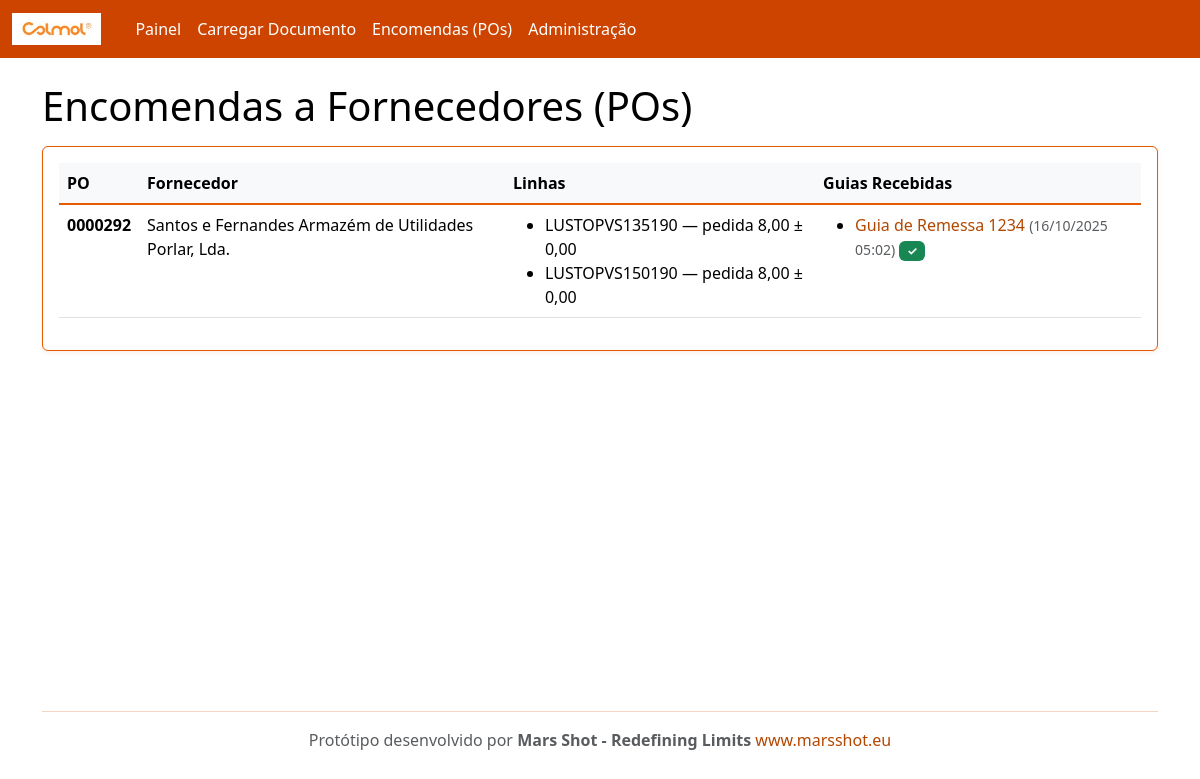
Page /po/ on the committed database.
### rececao/models.py (models this page shows, shortened)
class PurchaseOrder(models.Model):
    number = models.CharField(max_length=100, unique=True)
    supplier = models.ForeignKey(Supplier, on_delete=models.CASCADE, related_name='purchase_orders')
    created_at = models.DateTimeField(auto_now_add=True)
    @property
    def is_complete(self):
        lines = self.lines.all()
        if not lines.exists():
            return False
        return all(line.is_complete for line in lines)

class Supplier(models.Model):
    name = models.CharField(max_length=200, unique=True)
    email = models.EmailField(blank=True, null=True)
    code = models.CharField(max_length=50, unique=True)

class POLine(models.Model):
    po = models.ForeignKey(PurchaseOrder, on_delete=models.CASCADE, related_name='lines')
    internal_sku = models.CharField(max_length=120)  # código interno Colmol
    description = models.CharField(max_length=255, blank=True)
    unit = models.CharField(max_length=20, default='UN')
    qty_ordered = models.DecimalField(max_digits=12, decimal_places=2)
    qty_received = models.DecimalField(max_digits=12, decimal_places=2, default=0)
    tolerance = models.DecimalField(max_digits=6, decimal_places=2, default=0)  # tolerância admitida
    class Meta:
        unique_together = ('po','internal_sku')
    @property
    def qty_remaining(self):
        return self.qty_ordered - self.qty_received
    @property
    def is_complete(self):
        return self.qty_remaining <= 0

class InboundDocument(models.Model):
    DOC_TYPES = (
        ('GR','Guia de Remessa'),
        ('FT','Nota de Encomenda'),
    )
    supplier = models.ForeignKey(Supplier, on_delete=models.CASCADE, related_name='inbound_docs')
    doc_type = models.CharField(max_length=2, choices=DOC_TYPES, default='GR')
    number = models.CharField(max_length=120)
    file = models.FileField(upload_to='inbound/')
    received_at = models.DateTimeField(auto_now_add=True)
    parsed_payload = models.JSONField(default=dict, blank=True)  # resultado do OCR/extração
    po = models.ForeignKey(PurchaseOrder, on_delete=models.SET_NULL, null=True, blank=True, related_name='inbound_docs')

### rececao/views.py (the view)
# urls.py: path('po/', views.po_list, name='po_list'),
def po_list(request):
    from django.db.models import Prefetch
    from .models import InboundDocument
    pos = PurchaseOrder.objects.all().order_by('-id').prefetch_related(
        'lines',
        Prefetch(
            'inbound_docs',
            queryset=InboundDocument.objects.filter(doc_type='GR').order_by('-received_at'),
            to_attr='guias_remessa'
        )
    )
    return render(request, 'po_list.html', {'pos': pos})

### templates/po_list.html (shortened to what this page needs)
{% extends "base.html" %}
{% block content %}
<h1>Encomendas a Fornecedores (POs)</h1>
<div class="card p-3 mt-3">
  <table class="table table-hover">
    <thead><tr><th>PO</th><th>Fornecedor</th><th>Linhas</th><th>Guias Recebidas</th></tr></thead>
    <tbody>
      {% for p in pos %}
      <tr>
        <td>
          <strong>{{ p.number }}</strong>
        </td>
        <td>{{ p.supplier.name }}</td>
        <td>
          <ul class="mb-0">
          {% for l in p.lines.all %}
            <li>
              {{ l.internal_sku }} — pedida {{ l.qty_ordered|floatformat:2 }} ± {{ l.tolerance|floatformat:2 }}
            </li>
          {% endfor %}
          </ul>
        </td>
        <td>
          {% if p.guias_remessa %}
            <ul class="mb-0">
            {% for guia in p.guias_remessa %}
              <li>
                <a href="/inbound/{{ guia.id }}/" class="text-decoration-none">
                  {{ guia.get_doc_type_display }} {{ guia.number }}
                </a>
                <small class="text-muted">({{ guia.received_at|date:"d/m/Y H:i" }})</small>
                {% if guia.match_result %}
                  {% if guia.match_result.status == 'matched' %}
                    <span class="badge bg-success">✓</span>
                  {% elif guia.match_result.status == 'exceptions' %}
                    <span class="badge bg-warning">!</span>
                  {% endif %}
                {% endif %}
              </li>
            {% endfor %}
            </ul>
          {% else %}
            <small class="text-muted">Nenhuma guia recebida</small>
          {% endif %}
        </td>
      </tr>
      {% empty %}
      <tr><td colspan="4">Sem POs. Use o admin para criar dados de exemplo.</td></tr>
      {% endfor %}
    </tbody>
  </table>
</div>
{% endblock %}

### rows in the picture
PurchaseOrder: number "0000292", supplier.name "Santos e Fernandes Armazém de Utilidades Porlar, Lda."
POLine: internal_sku "LUSTOPVS135190", qty_ordered "8,00", tolerance "0,00"
POLine: internal_sku "LUSTOPVS150190", qty_ordered "8,00", tolerance "0,00"
InboundDocument: doc_type "Guia de Remessa", number "1234", received_at "16/10/2025 05:02"
